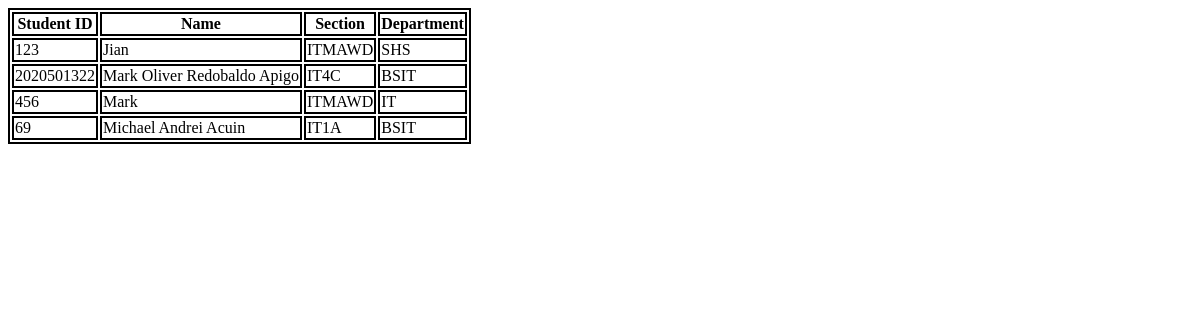
The page /adminRecord_students.php on the database as committed earlier.
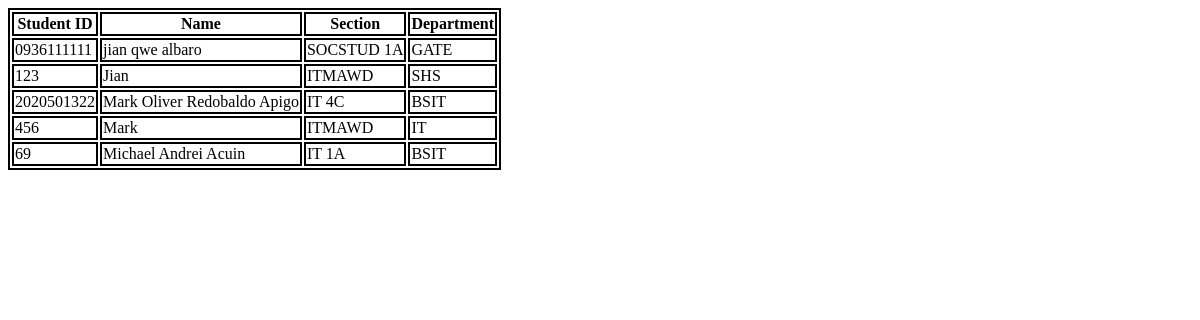
The same page on the database as committed later.
### tables this page shows
CREATE TABLE `student_tbl` (
  `studentid` varchar(255) NOT NULL,
  `name` varchar(255) NOT NULL,
  `sectionid` varchar(255) NOT NULL,
  `department` varchar(255) NOT NULL,
  `schoolemail` varchar(255) NOT NULL,
  `rfidtag` varchar(255) NOT NULL
);

### adminRecord_students.php (the view, shortened to what this page needs)
<?php
include 'includes/session.php';
?>
<link rel="stylesheet" type="text/css" href="cssCodes/recordStudent.css">
<div class="container"  style="font-family:sans-seriff; width: 100%;">
  <div>
    <table id="studentsRecord_table" class="table table-hover text-center">
      <thead>
        <tr class="table-secondary">
          <th>Student ID</th>
          <th>Name</th>
          <th>Section</th>
          <th>Department</th>
      </thead>
      <tbody >
        <?php
        $con = $pdo->open();
        try {
          $stmt1 = $con->prepare("SELECT * FROM student_tbl");
          $stmt1->execute();
          $rows = $stmt1->fetchAll(PDO::FETCH_ASSOC);
          foreach ($rows as $row) {
              echo "<tr>";
              echo "<td>" . $row['studentid'] . "</td>";
              echo "<td>" . $row['name'] . "</td>";
              echo "<td>" . $row['sectionid'] . "</td>";
              echo "<td>" . $row['department'] . "</td>";
              echo "</tr>";
          }
      } catch (PDOException $e) {
      }
        ?>
      </tbody>
    </table>
  </div>
</div>

Rows that differ between the two databases and show on the page:
added student_tbl: studentid "0936111111", name "jian qwe albaro", sectionid "SOCSTUD 1A", department "GATE"
changed student_tbl "Mark Oliver Redobaldo Apigo": sectionid "IT4C" → "IT 4C"
changed student_tbl "Michael Andrei Acuin": sectionid "IT1A" → "IT 1A"
